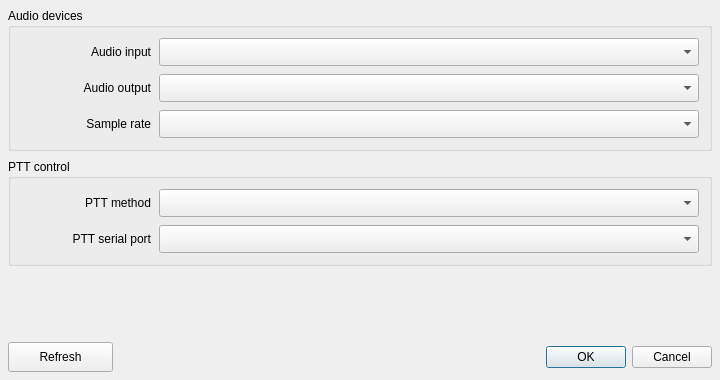
<?xml version="1.0" encoding="UTF-8"?>
<ui version="4.0">
 <class>AudioSettingsDialog</class>

 <widget class="QDialog" name="AudioSettingsDialog">
  <property name="geometry">
   <rect>
    <x>0</x>
    <y>0</y>
    <width>720</width>
    <height>380</height>
   </rect>
  </property>

  <property name="minimumSize">
   <size>
    <width>640</width>
    <height>330</height>
   </size>
  </property>

  <property name="windowTitle">
   <string>Audio / PTT settings</string>
  </property>

  <layout class="QVBoxLayout" name="mainLayout">
   <property name="spacing">
    <number>8</number>
   </property>
   <property name="leftMargin">
    <number>8</number>
   </property>
   <property name="topMargin">
    <number>8</number>
   </property>
   <property name="rightMargin">
    <number>8</number>
   </property>
   <property name="bottomMargin">
    <number>8</number>
   </property>

   <item>
    <widget class="QGroupBox" name="grpAudio">
     <property name="minimumSize">
      <size>
       <width>0</width>
       <height>118</height>
      </size>
     </property>
     <property name="title">
      <string>Audio devices</string>
     </property>

     <layout class="QGridLayout" name="audioGridLayout">
      <property name="horizontalSpacing">
       <number>8</number>
      </property>
      <property name="verticalSpacing">
       <number>8</number>
      </property>
      <property name="leftMargin">
       <number>10</number>
      </property>
      <property name="topMargin">
       <number>10</number>
      </property>
      <property name="rightMargin">
       <number>10</number>
      </property>
      <property name="bottomMargin">
       <number>10</number>
      </property>

      <item row="0" column="0">
       <widget class="QLabel" name="lblAudioInput">
        <property name="minimumSize">
         <size>
          <width>130</width>
          <height>28</height>
         </size>
        </property>
        <property name="text">
         <string>Audio input</string>
        </property>
        <property name="alignment">
         <set>Qt::AlignRight|Qt::AlignVCenter</set>
        </property>
       </widget>
      </item>

      <item row="0" column="1">
       <widget class="QComboBox" name="cmbAudioInput">
        <property name="minimumSize">
         <size>
          <width>420</width>
          <height>28</height>
         </size>
        </property>
        <property name="sizePolicy">
         <sizepolicy hsizetype="Expanding" vsizetype="Fixed">
          <horstretch>1</horstretch>
          <verstretch>0</verstretch>
         </sizepolicy>
        </property>
       </widget>
      </item>

      <item row="1" column="0">
       <widget class="QLabel" name="lblAudioOutput">
        <property name="minimumSize">
         <size>
          <width>130</width>
          <height>28</height>
         </size>
        </property>
        <property name="text">
         <string>Audio output</string>
        </property>
        <property name="alignment">
         <set>Qt::AlignRight|Qt::AlignVCenter</set>
        </property>
       </widget>
      </item>

      <item row="1" column="1">
       <widget class="QComboBox" name="cmbAudioOutput">
        <property name="minimumSize">
         <size>
          <width>420</width>
          <height>28</height>
         </size>
        </property>
        <property name="sizePolicy">
         <sizepolicy hsizetype="Expanding" vsizetype="Fixed">
          <horstretch>1</horstretch>
          <verstretch>0</verstretch>
         </sizepolicy>
        </property>
       </widget>
      </item>

      <item row="2" column="0">
       <widget class="QLabel" name="lblSampleRate">
        <property name="minimumSize">
         <size>
          <width>130</width>
          <height>28</height>
         </size>
        </property>
        <property name="text">
         <string>Sample rate</string>
        </property>
        <property name="alignment">
         <set>Qt::AlignRight|Qt::AlignVCenter</set>
        </property>
       </widget>
      </item>

      <item row="2" column="1">
       <widget class="QComboBox" name="cmbSampleRate">
        <property name="minimumSize">
         <size>
          <width>420</width>
          <height>28</height>
         </size>
        </property>
       </widget>
      </item>

     </layout>
    </widget>
   </item>

   <item>
    <widget class="QGroupBox" name="grpPtt">
     <property name="minimumSize">
      <size>
       <width>0</width>
       <height>92</height>
      </size>
     </property>
     <property name="title">
      <string>PTT control</string>
     </property>

     <layout class="QGridLayout" name="pttGridLayout">
      <property name="horizontalSpacing">
       <number>8</number>
      </property>
      <property name="verticalSpacing">
       <number>8</number>
      </property>
      <property name="leftMargin">
       <number>10</number>
      </property>
      <property name="topMargin">
       <number>10</number>
      </property>
      <property name="rightMargin">
       <number>10</number>
      </property>
      <property name="bottomMargin">
       <number>10</number>
      </property>

      <item row="0" column="0">
       <widget class="QLabel" name="lblPttMethod">
        <property name="minimumSize">
         <size>
          <width>130</width>
          <height>28</height>
         </size>
        </property>
        <property name="text">
         <string>PTT method</string>
        </property>
        <property name="alignment">
         <set>Qt::AlignRight|Qt::AlignVCenter</set>
        </property>
       </widget>
      </item>

      <item row="0" column="1">
       <widget class="QComboBox" name="cmbPttMethod">
        <property name="minimumSize">
         <size>
          <width>420</width>
          <height>28</height>
         </size>
        </property>
        <property name="sizePolicy">
         <sizepolicy hsizetype="Expanding" vsizetype="Fixed">
          <horstretch>1</horstretch>
          <verstretch>0</verstretch>
         </sizepolicy>
        </property>
       </widget>
      </item>

      <item row="1" column="0">
       <widget class="QLabel" name="lblPttPort">
        <property name="minimumSize">
         <size>
          <width>130</width>
          <height>28</height>
         </size>
        </property>
        <property name="text">
         <string>PTT serial port</string>
        </property>
        <property name="alignment">
         <set>Qt::AlignRight|Qt::AlignVCenter</set>
        </property>
       </widget>
      </item>

      <item row="1" column="1">
       <widget class="QComboBox" name="cmbPttPort">
        <property name="minimumSize">
         <size>
          <width>420</width>
          <height>28</height>
         </size>
        </property>
        <property name="sizePolicy">
         <sizepolicy hsizetype="Expanding" vsizetype="Fixed">
          <horstretch>1</horstretch>
          <verstretch>0</verstretch>
         </sizepolicy>
        </property>
       </widget>
      </item>

     </layout>
    </widget>
   </item>

   <item>
    <spacer name="verticalSpacer">
     <property name="orientation">
      <enum>Qt::Vertical</enum>
     </property>
     <property name="sizeHint" stdset="0">
      <size>
       <width>20</width>
       <height>8</height>
      </size>
     </property>
    </spacer>
   </item>

   <item>
    <layout class="QHBoxLayout" name="bottomButtonLayout">
     <property name="spacing">
      <number>12</number>
     </property>

     <item>
      <widget class="QPushButton" name="btnRefresh">
       <property name="minimumSize">
        <size>
         <width>105</width>
         <height>30</height>
        </size>
       </property>
       <property name="text">
        <string>Refresh</string>
       </property>
      </widget>
     </item>

     <item>
      <spacer name="buttonSpacer">
       <property name="orientation">
        <enum>Qt::Horizontal</enum>
       </property>
       <property name="sizeHint" stdset="0">
        <size>
         <width>40</width>
         <height>20</height>
        </size>
       </property>
      </spacer>
     </item>

     <item>
      <widget class="QDialogButtonBox" name="buttonBox">
       <property name="orientation">
        <enum>Qt::Horizontal</enum>
       </property>
       <property name="standardButtons">
        <set>QDialogButtonBox::Cancel|QDialogButtonBox::Ok</set>
       </property>
      </widget>
     </item>

    </layout>
   </item>

  </layout>
 </widget>

 <resources/>
 <connections/>
</ui>
